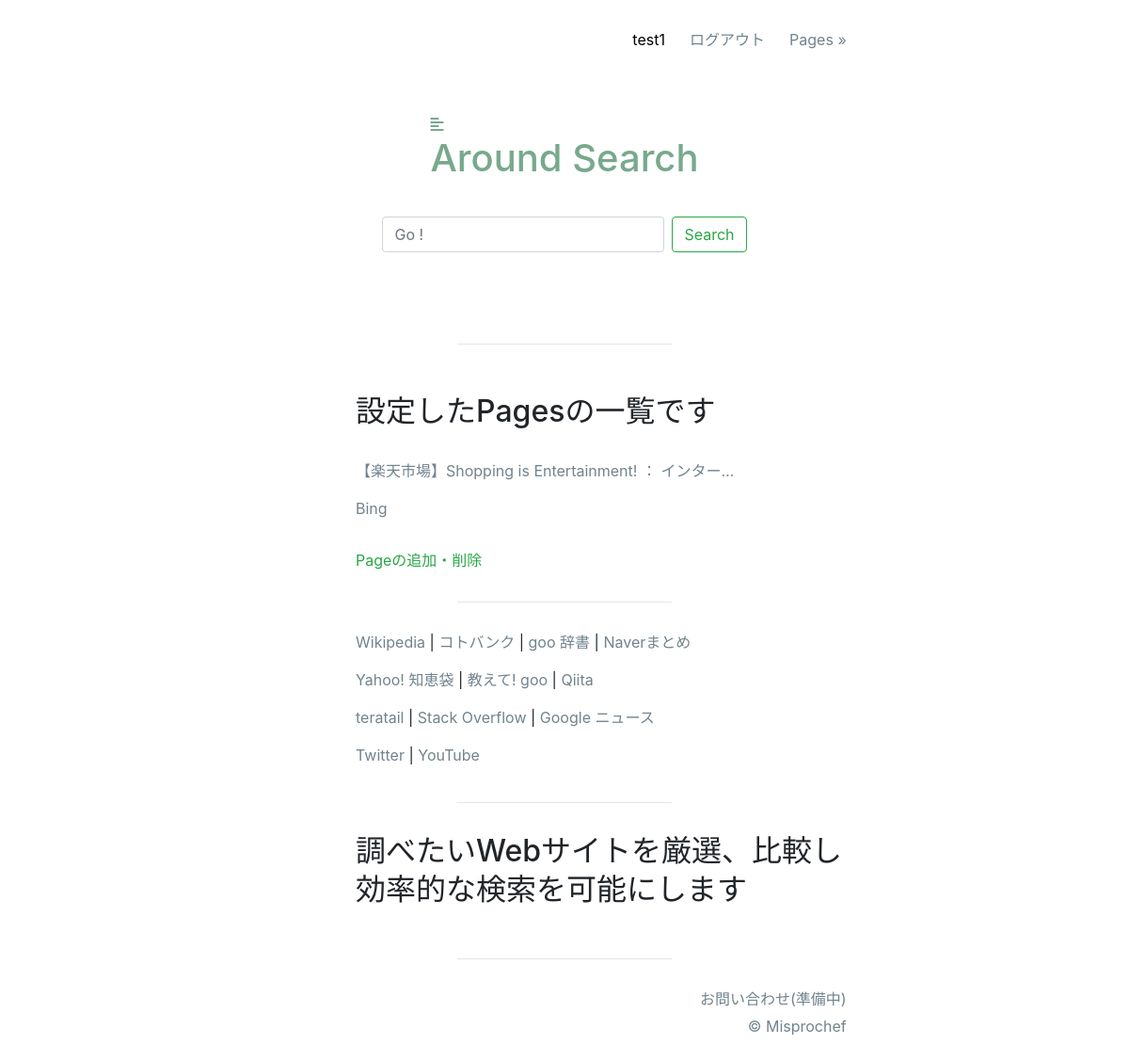
Page / (signed in) on the earlier database version.
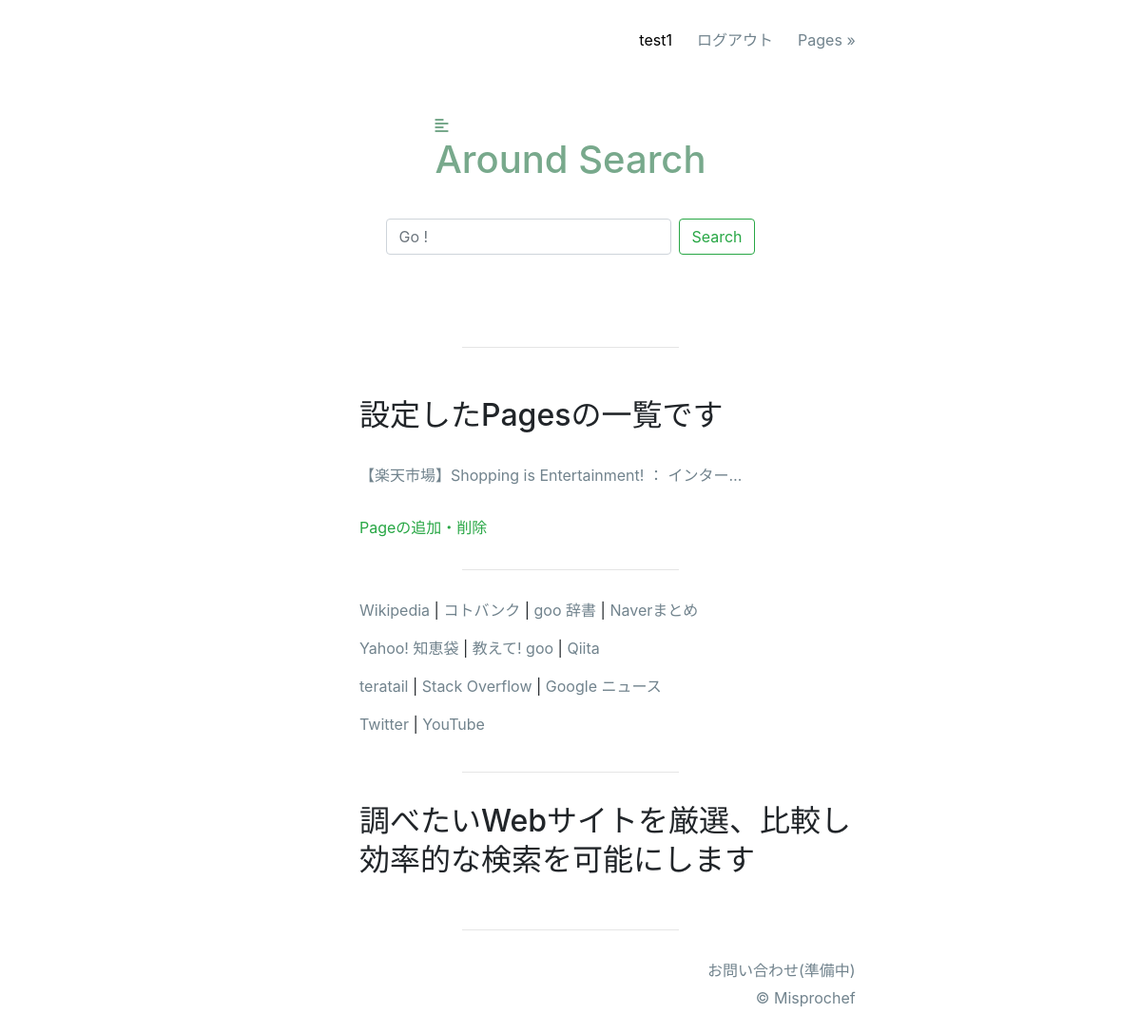
Same page on the later database version.
### myapp/models.py (models this page shows, shortened)
class User(db.Model, UserMixin):
    __tablename__ = "user"
    id = db.Column(db.Integer, primary_key=True, autoincrement=True)
    username = db.Column(db.String(), unique=True, nullable=False)
    password = db.Column(db.String(), nullable=False)
    children = db.relationship("Page")

class Page(db.Model):
    __tablename__ = "pages"
    id = db.Column(db.Integer, primary_key=True, autoincrement=True)
    user_id = db.Column(db.Integer, db.ForeignKey("user.id"), nullable=False)
    order_number = db.Column(db.Integer)
    page_title = db.Column(db.Text(), nullable=False)
    page_url = db.Column(db.Text(), nullable=False)
    page_domain = db.Column(db.Text(), nullable=False)

### myapp/views.py (the view)
@app.route("/")
def input():
    if not UserInfo():
        return render_template("input.html")
    else:
        return render_template("input.html", pages=UserInfo())

### myapp/models.py (called while the page is built)
@login_manager.user_loader
def load_user(user_id):
    return User.query.get(int(user_id))

### myapp/views.py (called while the page is built)
def UserInfo():
    try:
        pages = Page.query.filter_by(user_id=current_user.id).all()
        return pages
    except:
        pass

### myapp/templates/input.html (shortened to what this page needs)
<!DOCTYPE html>
<html lang="ja">
<head>
  <link rel="stylesheet" href="https://stackpath.bootstrapcdn.com/bootstrap/4.3.1/css/bootstrap.min.css"
>
  <link rel="stylesheet" href="https://use.fontawesome.com/releases/v5.11.2/css/all.css">
  <link rel="stylesheet" href="../static/styles_input.css">
</head>
<body>
  <div class="container">
    <header>
      {% if current_user.is_authenticated %}
      <div class="navibar">
        <a class="item1" href="{{ url_for('bp_pages.index_pages') }}">Pages &raquo;</a>
        <a class="item2" href="{{ url_for('bp_auth.logout') }}">ログアウト</a>
        <p class="item3">{{ current_user.username }}</p>
      </div>
      {% else %}
      <div class="navibar">
        <a href="{{ url_for('bp_auth.create_user') }}">新規登録</a>
        <a href="{{ url_for('bp_auth.login') }}">ログイン</a>
      </div>
      {% endif %}
      <div class="row">
        <div class="col-md-12 title">
          <a href="/">
            <i class="fas fa-align-left d-inline-block"></i>
            <h1>Around Search</h1>
          </a>
        </div>
      </div>
    </header>
    <div class="row">
      <div class="col-md-12 div-form">
        <form class="form-inline form-input-go" method="post" action="{{ url_for("output") }}">
          <input name="keyword" type="search" class="form-control mr-sm-2 go-frame" placeholder="Go !" id="#">
          <button type="submit" class="btn btn-outline-success">Search</button>
        </form>
      </div>
    </div>
    <div class="row">
      <hr class="hl">
    </div>
    <div class="row headline">
    </div>
    {% if current_user.is_authenticated %}
    <div class="row headline">
      <h2>設定したPagesの一覧です</h2>
      {% if pages %}
      {% for pg in pages %}
      <p class="a_setted_own"><a href="{{ pg.page_url }}" target="_blank">{{ pg.page_title }}</a></p>
      {% endfor %}
      {% else %}
      <p>Pageはまだありません</p>
      <p>下のリンクから追加してみよう</p>
      {% endif %}
      <div class="guide_div guide-pages">
        <a class="guiding" href="{{ url_for('bp_pages.index_pages') }}">Pageの追加・削除</a>
      </div>
    </div>
    <div class="row">
      <hr class="hl">
    </div>
    <div class="row headline">
      <p><a href="https://ja.wikipedia.org/wiki" target="_blank">Wikipedia</a> | <a href="https://kotobank.jp"
          target="_blank">コトバンク</a> | <a href="https://dictionary.goo.ne.jp" target="_blank">goo 辞書</a> | <a
          href="https://matome.naver.jp" target="_blank">Naverまとめ</a></p>
      <p><a href="https://chiebukuro.yahoo.co.jp" target="_blank">Yahoo! 知恵袋</a> | <a href="https://oshiete.goo.ne.jp"
          target="_blank">教えて! goo</a> | <a href="https://qiita.com" target="_blank">Qiita</a></p>
      <p><a href="https://teratail.com" target="_blank">teratail</a> | <a href="https://ja.stackoverflow.com"
          target="_blank">Stack Overflow</a> | <a href="https://news.google.com/?hl=ja&gl=JP&ceid=JP:ja"
          target="_blank">Google ニュース</a></p>
      <p><a href="https://twitter.com" target="_blank">Twitter</a> | <a href="https://www.youtube.com"
          target="_blank">YouTube</a></p>
    </div>
    {% endif %}
    <div class="row">
      <hr class="hl">
    </div>
    <div class="row headline">
      <h2>調べたいWebサイトを厳選、比較し効率的な検索を可能にします</h2>
    </div>
    <div class="row">
      <hr class="hl">
    </div>
    <div class="footer">
      <p>お問い合わせ(準備中)</p>
    </div>
    <div class="footer footer-low">
      <p>&copy; Misprochef</p>
    </div>
  </div>
</body>
</html>

### myapp/static/styles_input.css (style rules this page uses)
body { margin: 0; }
a { cursor: pointer !important; }
.form-input-go { display: flex; justify-content: center; width: 500px; }
.go-frame { width: 300px !important; }
input { margin-bottom: 0; }
.navibar { display: flex; justify-content: flex-start; flex-direction: row-reverse; flex-wrap: wrap; margin-left: 30%; margin-right: 23%; margin-top: 20px; }
.navibar a { color: #71838D !important; text-decoration: none; margin-left: 5%; margin-top: 10px; }
.item3 { color: black !important; text-decoration: none; margin-left: 5%; margin-top: 10px; }
.title { display: flex; justify-content: center; margin: 50px 0 0; }
.title a { color: #78A98C; text-decoration: none; }
.div-form { display: flex; justify-content: center; margin: 30px 0 75px; }
.hl { width: 20%; color: #DDDDDD; margin-top: 22px; margin-bottom: 30px; }
.headline { margin-left: 30%; margin-right: 23%; display: flex; flex-direction: column; justify-content: flex-start; }
.headline h2 { margin-bottom: 30px; line-height: 1.3; }
.guide-pages { margin-top: 15px; }
.guide_div { display: flex; flex-direction: column; }
.headline a.guiding { color: #28A745 !important; margin-bottom: 10px; }
.headline .a_setted_own { width: 80%; white-space: nowrap; overflow: hidden; text-overflow: ellipsis; color: #71838D !important; }
.headline a { color: #71838D !important; text-decoration: none; }
.footer { margin: 0 23% 0 0; display: flex; justify-content: flex-end; }
.footer p { color: #71838D; margin-bottom: 5px; }
.footer-low { margin-bottom: 50px !important; }

Differences in the rows shown:
no longer on this page (row edited): Page: page_title "Bing"
